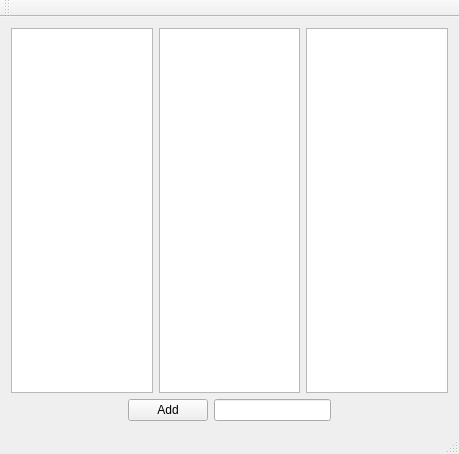
<?xml version="1.0" encoding="UTF-8"?>
<ui version="4.0">
 <class>MainWindow</class>
 <widget class="QMainWindow" name="MainWindow">
  <property name="geometry">
   <rect>
    <x>0</x>
    <y>0</y>
    <width>459</width>
    <height>454</height>
   </rect>
  </property>
  <property name="windowTitle">
   <string>MainWindow</string>
  </property>
  <widget class="QWidget" name="centralWidget">
   <layout class="QVBoxLayout" name="verticalLayout">
    <item>
     <layout class="QHBoxLayout" name="horizontalLayout_2">
      <item>
       <widget class="QListView" name="listView"/>
      </item>
      <item>
       <widget class="QTableView" name="tableView"/>
      </item>
      <item>
       <widget class="QTreeView" name="treeView"/>
      </item>
     </layout>
    </item>
    <item>
     <layout class="QHBoxLayout" name="horizontalLayout">
      <item>
       <spacer name="horizontalSpacer">
        <property name="orientation">
         <enum>Qt::Horizontal</enum>
        </property>
        <property name="sizeHint" stdset="0">
         <size>
          <width>40</width>
          <height>20</height>
         </size>
        </property>
       </spacer>
      </item>
      <item>
       <widget class="QPushButton" name="addButton">
        <property name="text">
         <string>Add</string>
        </property>
       </widget>
      </item>
      <item>
       <widget class="QLineEdit" name="lineEdit"/>
      </item>
      <item>
       <spacer name="horizontalSpacer_2">
        <property name="orientation">
         <enum>Qt::Horizontal</enum>
        </property>
        <property name="sizeHint" stdset="0">
         <size>
          <width>40</width>
          <height>20</height>
         </size>
        </property>
       </spacer>
      </item>
     </layout>
    </item>
   </layout>
  </widget>
  <widget class="QMenuBar" name="menuBar">
   <property name="geometry">
    <rect>
     <x>0</x>
     <y>0</y>
     <width>459</width>
     <height>20</height>
    </rect>
   </property>
  </widget>
  <widget class="QToolBar" name="mainToolBar">
   <attribute name="toolBarArea">
    <enum>TopToolBarArea</enum>
   </attribute>
   <attribute name="toolBarBreak">
    <bool>false</bool>
   </attribute>
  </widget>
  <widget class="QStatusBar" name="statusBar"/>
 </widget>
 <layoutdefault spacing="6" margin="11"/>
 <resources/>
 <connections/>
</ui>
